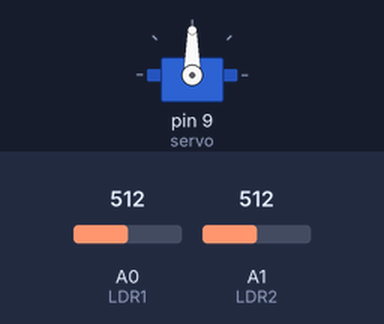
This sketch was run on a simulated Arduino Uno, built with avr-gcc and run on an emulated ATmega328P. Shown: servo. The inputs (shaded band) are chosen by the test bench; at power-on: A0 (LDR1) = 512, A1 (LDR2) = 512.

Above: at 2.2 s.
2.3 s: A0 (LDR1) set to 539
At 3.25 s:
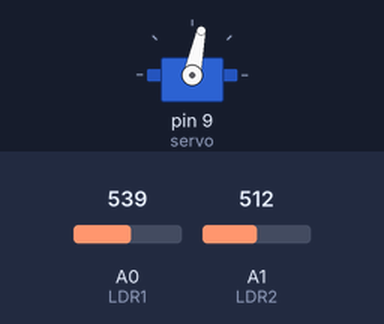
At 4.78 s:
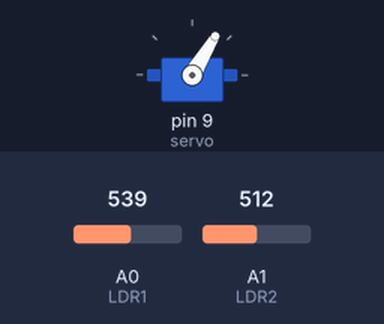
5.3 s: A0 (LDR1) set to 306
8.3 s: A1 (LDR2) set to 329
11.3 s: A1 (LDR2) set to 309
At 11.3 s:
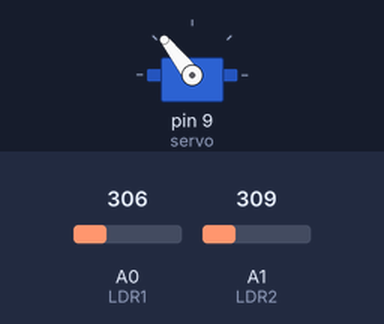
12.8 s: A0 (LDR1) set to 290
At 13.69 s:
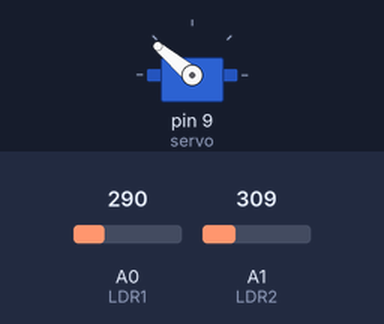
15.8 s: A0 (LDR1) set to 511
Timing chart, 0 to 27.5 s (numbered marks = the images above; inputs shaded):
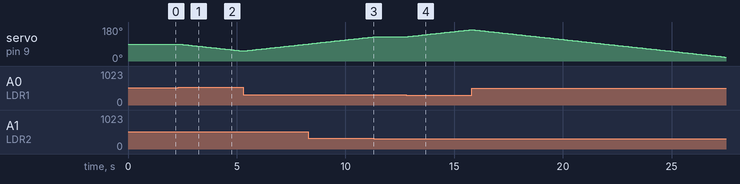

Measured:
- the behaviour switches between 522 and 523 on A0 (LDR1) (found by bisection; images 0 and 1)
- the behaviour switches between 317 and 316 on A1 (LDR2) (found by bisection; images 2 and 3)
- the behaviour switches between 299 and 298 on A0 (LDR1) (found by bisection; images 3 and 4)
- after the input at 2.3 s, servo on pin 9 (servo): moves from 90° to 53° over 2.9 s, starting after 0.07 s
- after the input at 11.3 s, servo on pin 9 (servo): stays 128° (without the input it goes to 129° after 0.06 s)
- after the input at 12.8 s, servo on pin 9 (servo): moves from 128° to 166° over 3.0 s, starting at once

The sketch:

solartracker.ino
```cpp
//Include the servo motor library
#include <Servo.h>
//Define the LDR sensor pins
#define LDR1 A0
#define LDR2 A1
//Define the error value. You can change it as you like
#define error 10
//Starting point of the servo motor
int Spoint =  90;
//Create an object for the servo motor
Servo servo;

void setup() {
//Include servo motor PWM pin
  servo.attach(9);
//Set the starting point of the servo
  servo.write(Spoint);
  delay(1000);
}

void loop() {
//Get the LDR sensor value
  int ldr1 = analogRead(LDR1);
//Get the LDR sensor value
  int ldr2 = analogRead(LDR2);

//Get the difference of these values
  int value1 = abs(ldr1 - ldr2);
  int value2 = abs(ldr2 - ldr1);

//Check these values using a IF condition
  if ((value1 <= error) || (value2 <= error)) {

  } else {
    if (ldr1 > ldr2) {
      Spoint = --Spoint;
    }
    if (ldr1 < ldr2) {
      Spoint = ++Spoint;
    }
  }
//Write values on the servo motor
  servo.write(Spoint);
  delay(80);
}
```
